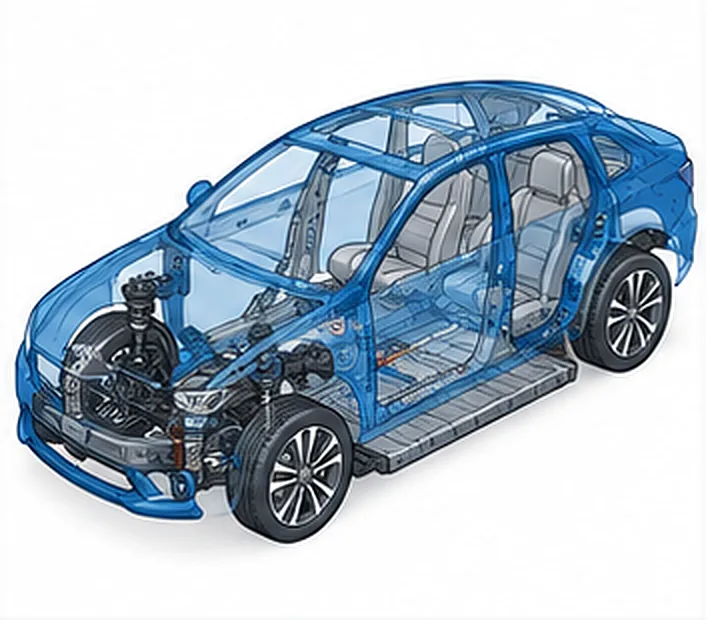
#> input picture auto-steel-map/img/01.webp, 708 x 620 px
$ python -i add_episode.py   (imports and definitions only)
#> lines starting #> are read from the running program, lines starting #| are printed output that depends on the picture
#!/usr/bin/env python3
"""스틸가챠s 웹툰 한 화를 steel-grade-gacha 앱에 올린다.

하는 일
  1. 컷 그림을 순서대로 webtoon/epNN-1.webp ... 로 저장 (폭 1000px 이하, WebP)
  2. 목록용 썸네일 webtoon/th-epNN.webp 생성
  3. src/app_tpl.html 의 TOON 목록 맨 끝에 화 정보를 추가 (이미 있으면 --replace 일 때만 교체)
  4. sw.js 캐시 버전을 하나 올림
  5. src/build.sh 로 index.html 을 다시 만듦

쓰는 법
  python3 add_episode.py --app /path/to/steel-grade-gacha --ep 4 --title "볼트 하나" \
      --note "※ 자동차의 볼트·현가 스프링·타이어 속 강선은 모두 선재로 만듭니다." \
      컷1.png 컷2.png ... 컷8.png
  선택: --date 2026.10.28 (기본 오늘) --thumb 6 (썸네일로 쓸 컷 번호, 기본 2)
        --replace (같은 화를 다시 올릴 때) --no-build
"""
import argparse, datetime, json, re, subprocess, sys
from pathlib import Path

from PIL import Image

MAX_W = 1000


# [6 lines left out: function save_webp, not called in this run]


def save_thumb(src, dst):
    # 목록 칸(76x64)에 맞춰 가운데 부분을 잘라 낸다
#> called with src = '../../../auto-steel-map/img/01.webp', dst = 'out.png'
    im = Image.open(src).convert("RGB")
#> im is the input picture: PIL image 708x620 RGB; mean R, G, B 175, 189.5, 201.9
    w, h = im.size
#> w = 708; h = 620
    cw = int(w * 0.8)
#> cw = 566
    ch = int(cw * 64 / 76)
#> ch = 476
    x0, y0 = (w - cw) // 2, max(0, (h - ch) // 2)
#> x0 = 71; y0 = 72
    im.crop((x0, y0, x0 + cw, y0 + ch)).resize((240, round(240 * 64 / 76)), Image.LANCZOS) \
      .save(dst, "WEBP", quality=80)
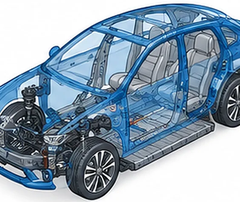
#> saved as out.png: PIL image 240x202 RGB; mean R, G, B 139, 159.5, 176.9


# [85 lines left out: functions entry_js, find_entry, main, not called in this run]


# [2 lines not run here, left out]

>>> result = save_thumb('../../../auto-steel-map/img/01.webp', 'out.png')

$ run again, on auto-steel-map/img/03.webp
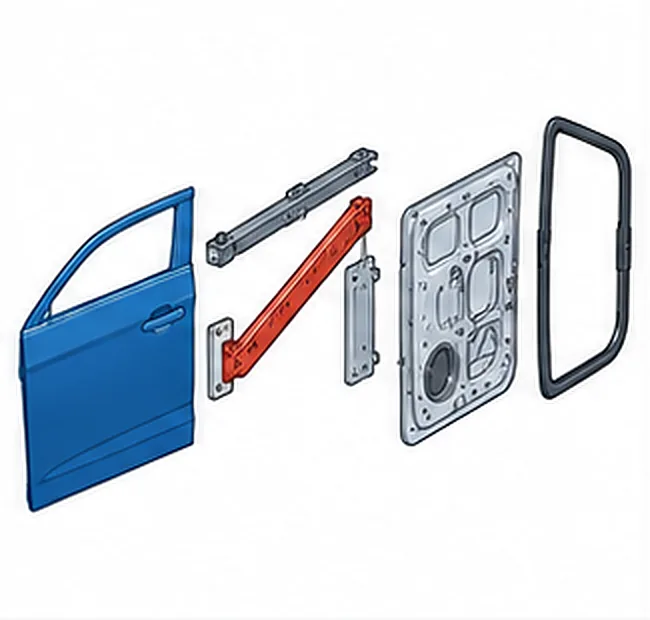
#> input picture auto-steel-map/img/03.webp, 650 x 620 px
#> in save_thumb, im is the input picture: PIL image 650x620 RGB; mean R, G, B 216.7, 222.2, 228.8
#> in save_thumb, `im.crop((x0, y0, x0 + cw, y0 + ch)).resize((240, round(240 * 64 / 76))..`:
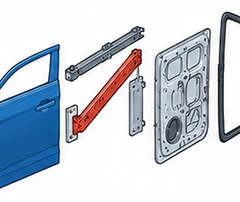
#> saved as out.png: PIL image 240x202 RGB; mean R, G, B 200, 207.1, 216.2

$ run again, on auto-steel-map/img/04.webp
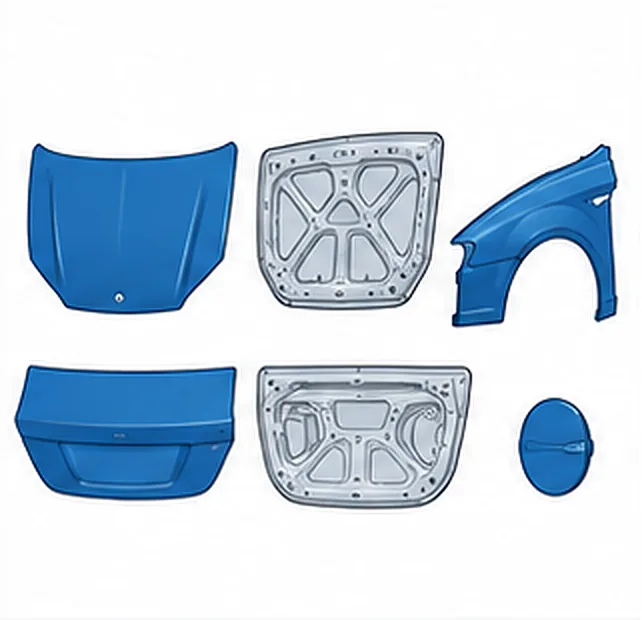
#> input picture auto-steel-map/img/04.webp, 642 x 620 px
#> in save_thumb, im is the input picture: PIL image 642x620 RGB; mean R, G, B 198.1, 213.9, 228.2
#> in save_thumb, `im.crop((x0, y0, x0 + cw, y0 + ch)).resize((240, round(240 * 64 / 76))..`:
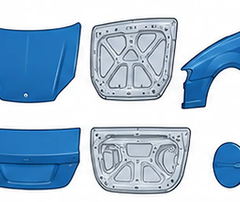
#> saved as out.png: PIL image 240x202 RGB; mean R, G, B 169.3, 192.8, 214

$ run again, on auto-steel-map/img/05.webp
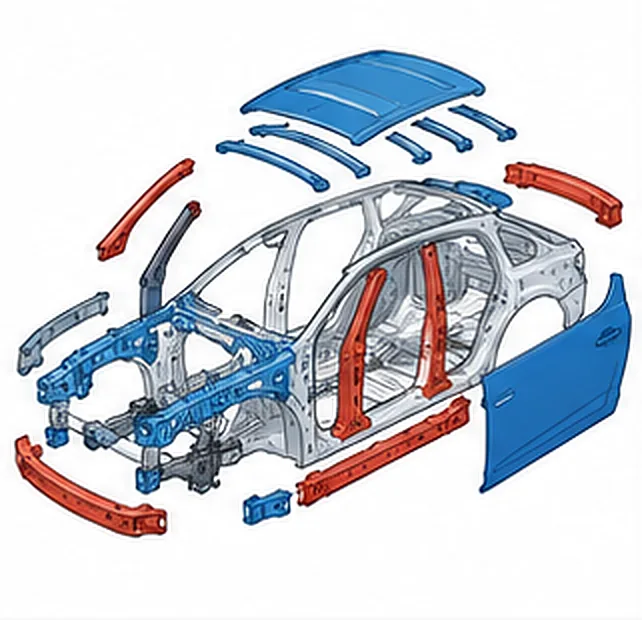
#> input picture auto-steel-map/img/05.webp, 642 x 620 px
#> in save_thumb, im is the input picture: PIL image 642x620 RGB; mean R, G, B 204.2, 208.4, 216.1
#> in save_thumb, `im.crop((x0, y0, x0 + cw, y0 + ch)).resize((240, round(240 * 64 / 76))..`:
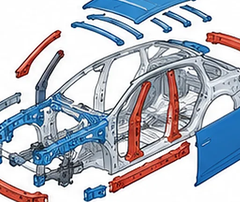
#> saved as out.png: PIL image 240x202 RGB; mean R, G, B 180.6, 185, 195.2
